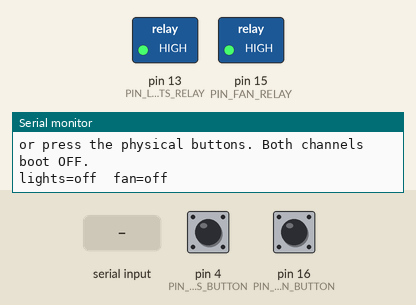
The sketch below on a simulated Arduino Uno, built with avr-gcc and run on an emulated ATmega328P. Shown: switched loads named in the sketch (green lamp = pin HIGH), the last lines printed to the serial monitor. Inputs (shaded band) come from the test bench; at power-on: pin 4 (PIN_LIGHTS_BUTTON) HIGH, pin 16 (PIN_FAN_BUTTON) HIGH.

Above: at 1.7 s.
1.8 s: pin 4 (PIN_LIGHTS_BUTTON) pulled LOW for 0.15 s
At 2.6 s:
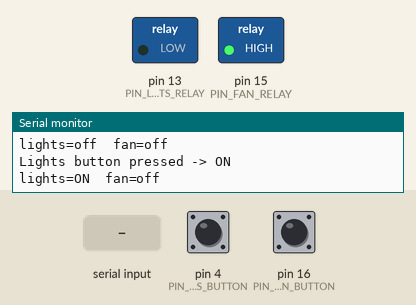
3.4 s: pin 16 (PIN_FAN_BUTTON) pulled LOW for 0.15 s
At 3.8 s:
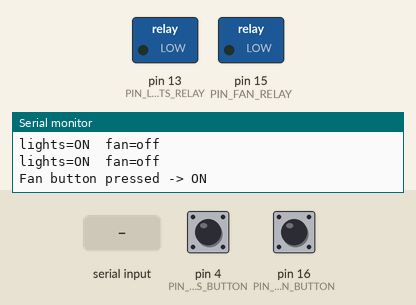
5.5 s: "l" received over Serial
At 6.0 s:
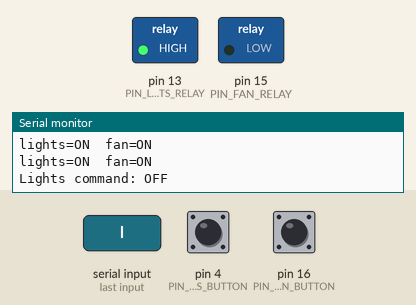
7.0 s: pin 16 (PIN_FAN_BUTTON) pulled LOW for 1 s
At 7.7 s:
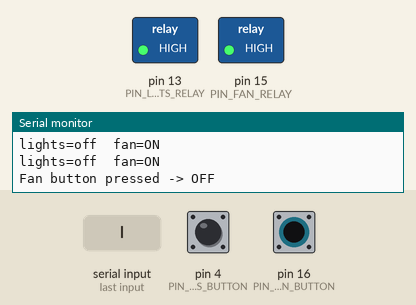
9.5 s: pin 16 (PIN_FAN_BUTTON) pulled LOW for 3.2 s
At 10.9 s:
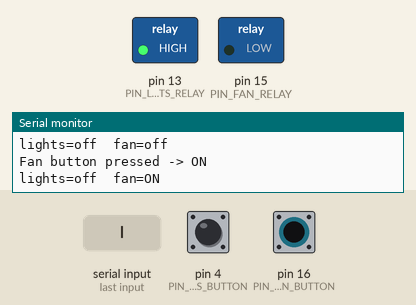
14.2 s: "L" received over Serial
At 15.0 s:
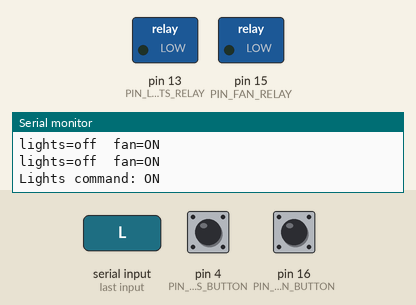
Timing chart, 0 to 16.7 s (numbered marks = the images above; inputs shaded):
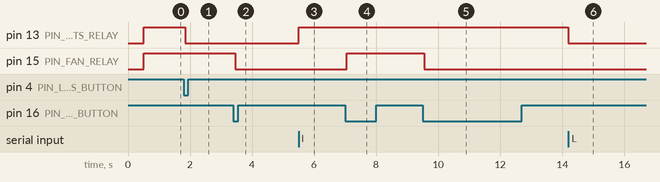

The sketch:

phaseA_04_combined_test.ino
```cpp
/*
  ============================================================================
  BSH-PowerBox -- Phase A Step 4: Combined Standalone Integration Sketch
  ============================================================================
  Purpose: both relay channels + both buttons together, no WiFi, no Modbus.
  This is the real Phase A "everything at once" test before Phase B adds
  networking. Once this behaves correctly, Phase B swaps Serial commands
  for real Modbus coils (that's BSH_PowerBox_Node.ino, already written).

  Wiring: same as before --
    GPIO 13 -> Lights relay IN (3 LEDs in parallel on the switched side)
    GPIO 15 -> Fan relay IN
    GPIO 4  -> Lights override button (INPUT_PULLUP, other leg to GND)
    GPIO 16 -> Fan override button (INPUT_PULLUP, other leg to GND)

  BEFORE FLASHING THIS: set RELAY_LIGHTS_ACTIVE_LOW / RELAY_FAN_ACTIVE_LOW
  below based on what Phase A Steps 1 and 2 actually found on your bench --
  don't assume both channels match each other, and don't carry over the
  Wokwi sim's active-HIGH finding (that was simulator-only).

  Controls (Serial Monitor, 115200 baud):
    l / L -- toggle lights (stands in for a future Modbus coil write)
    f / F -- toggle fan (same)
  Or press the physical buttons -- same effect, models the local override
  switch. In this standalone sketch there's no "hub" to conflict with, so
  both input sources just flip the same variable directly (the more
  careful "hub regains authority only on a fresh coil write" logic lives
  in BSH_PowerBox_Node.ino once Phase B adds Modbus -- see its header
  comment for the full authority rule).
  ============================================================================
*/

const int PIN_LIGHTS_RELAY  = 13;
const int PIN_FAN_RELAY     = 15;
const int PIN_LIGHTS_BUTTON = 4;
const int PIN_FAN_BUTTON    = 16;

// Set these from what Phase A Steps 1 & 2 actually found on the bench.
const bool RELAY_LIGHTS_ACTIVE_LOW = true;
const bool RELAY_FAN_ACTIVE_LOW    = true;

bool lightsOn = false;
bool fanOn    = false;

void setRelay(int pin, bool on, bool activeLow) {
  bool level = activeLow ? !on : on;
  digitalWrite(pin, level ? HIGH : LOW);
}

const unsigned long BUTTON_DEBOUNCE_MS = 50;

int lightsButtonLastReading = HIGH;
int lightsButtonStableState = HIGH;
unsigned long lightsButtonLastChangeTime = 0;

int fanButtonLastReading = HIGH;
int fanButtonStableState = HIGH;
unsigned long fanButtonLastChangeTime = 0;

bool readButtonEdge(int pin, int &lastReading, int &stableState, unsigned long &lastChangeTime) {
  int reading = digitalRead(pin);
  if (reading != lastReading) {
    lastChangeTime = millis();
  }
  bool pressedEdge = false;
  if ((millis() - lastChangeTime) > BUTTON_DEBOUNCE_MS) {
    if (reading != stableState) {
      stableState = reading;
      if (stableState == LOW) {
        pressedEdge = true;
      }
    }
  }
  lastReading = reading;
  return pressedEdge;
}

const unsigned long PRINT_INTERVAL_MS = 1000;
unsigned long lastPrint = 0;

void setup() {
  Serial.begin(115200);
  delay(500);
  Serial.println();
  Serial.println("=== BSH-PowerBox -- Phase A Combined Standalone Test ===");

  pinMode(PIN_LIGHTS_RELAY, OUTPUT);
  pinMode(PIN_FAN_RELAY, OUTPUT);
  setRelay(PIN_LIGHTS_RELAY, false, RELAY_LIGHTS_ACTIVE_LOW);
  setRelay(PIN_FAN_RELAY, false, RELAY_FAN_ACTIVE_LOW);

  pinMode(PIN_LIGHTS_BUTTON, INPUT_PULLUP);
  pinMode(PIN_FAN_BUTTON, INPUT_PULLUP);

  Serial.println("Type 'l' + Enter to toggle lights, 'f' + Enter to toggle fan,");
  Serial.println("or press the physical buttons. Both channels boot OFF.");
  Serial.println();
}

void loop() {
  if (readButtonEdge(PIN_LIGHTS_BUTTON, lightsButtonLastReading, lightsButtonStableState, lightsButtonLastChangeTime)) {
    lightsOn = !lightsOn;
    setRelay(PIN_LIGHTS_RELAY, lightsOn, RELAY_LIGHTS_ACTIVE_LOW);
    Serial.print("Lights button pressed -> ");
    Serial.println(lightsOn ? "ON" : "OFF");
  }
  if (readButtonEdge(PIN_FAN_BUTTON, fanButtonLastReading, fanButtonStableState, fanButtonLastChangeTime)) {
    fanOn = !fanOn;
    setRelay(PIN_FAN_RELAY, fanOn, RELAY_FAN_ACTIVE_LOW);
    Serial.print("Fan button pressed -> ");
    Serial.println(fanOn ? "ON" : "OFF");
  }

  while (Serial.available()) {
    char c = Serial.read();
    if (c == 'l' || c == 'L') {
      lightsOn = !lightsOn;
      setRelay(PIN_LIGHTS_RELAY, lightsOn, RELAY_LIGHTS_ACTIVE_LOW);
      Serial.print("Lights command: ");
      Serial.println(lightsOn ? "ON" : "OFF");
    } else if (c == 'f' || c == 'F') {
      fanOn = !fanOn;
      setRelay(PIN_FAN_RELAY, fanOn, RELAY_FAN_ACTIVE_LOW);
      Serial.print("Fan command: ");
      Serial.println(fanOn ? "ON" : "OFF");
    }
  }

  unsigned long now = millis();
  if (now - lastPrint >= PRINT_INTERVAL_MS) {
    lastPrint = now;
    Serial.print("lights=");
    Serial.print(lightsOn ? "ON" : "off");
    Serial.print("  fan=");
    Serial.println(fanOn ? "ON" : "off");
  }
}
```

Measured:
- after the input at 1.8 s, pin 13 (PIN_LIGHTS_RELAY): HIGH → LOW after 0.05 s
- after the input at 3.4 s, pin 15 (PIN_FAN_RELAY): HIGH → LOW after 0.05 s
- after the input at 5.5 s, pin 13 (PIN_LIGHTS_RELAY): LOW → HIGH at once
- after the input at 7.0 s, pin 15 (PIN_FAN_RELAY): LOW → HIGH after 0.05 s
- after the input at 9.5 s, pin 15 (PIN_FAN_RELAY): HIGH → LOW after 0.05 s
- after the input at 14.2 s, pin 13 (PIN_LIGHTS_RELAY): HIGH → LOW at once
